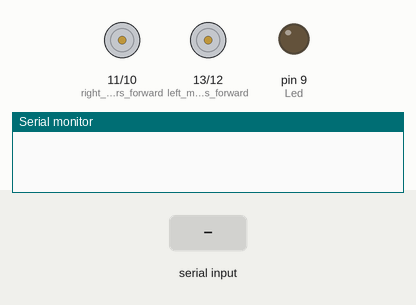
A sketch run on a simulated Arduino Uno, built with avr-gcc and run on an emulated ATmega328P. Parts: motor-driver pin pairs drawn as motors (green arrow = first pin HIGH = forward, orange = second pin HIGH = backward, longer = more drive), output pins drawn as LEDs (lit = HIGH), the last lines printed to the serial monitor. The inputs (shaded band) are chosen by the test bench.

Above: at 1.2 s.
1.3 s: "F" received over Serial
At 2.2 s:
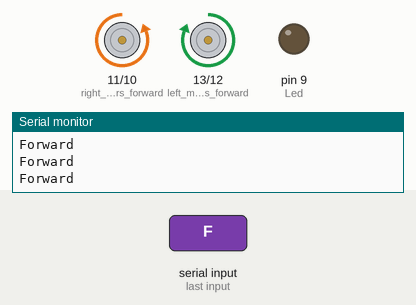
2.9 s: "B" received over Serial
At 3.4 s:
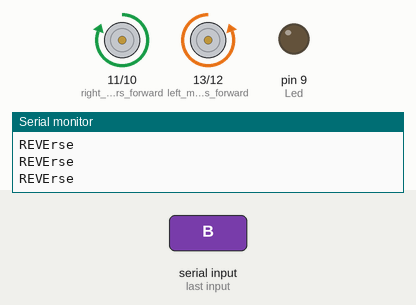
4.4 s: "L" received over Serial
At 5.6 s:
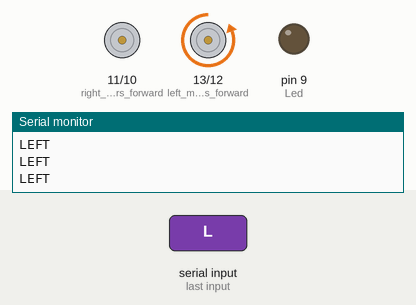
5.9 s: "R" received over Serial
At 7.0 s:
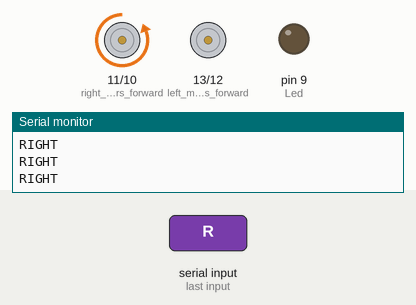
7.4 s: "L" received over Serial
At 8.2 s:
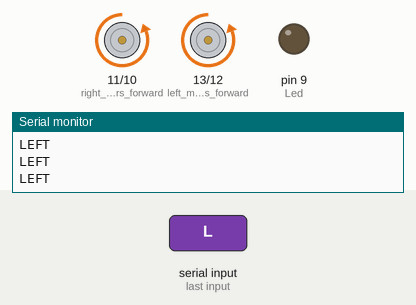
Timing chart, 0 to 9.9 s (numbered marks = the images above; inputs shaded):
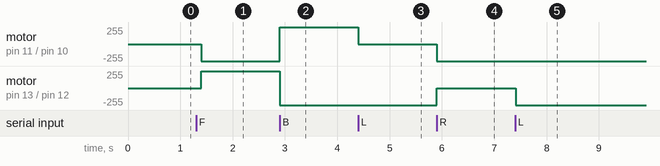

Measured:
- after the input at 1.3 s, motor on pin 11 (right_motors_forward) / pin 10 (right_motors_reverse): stopped → backward 255/255 after 0.10 s; motor on pin 13 (left_motors_forward) / pin 12 (left_motors_reverse): stopped → forward 255/255 after 0.10 s
- after the input at 2.9 s, motor on pin 11 (right_motors_forward) / pin 10 (right_motors_reverse): backward 255/255 → forward 255/255 at once; motor on pin 13 (left_motors_forward) / pin 12 (left_motors_reverse): forward 255/255 → backward 255/255 at once
- after the input at 4.4 s, motor on pin 11 (right_motors_forward) / pin 10 (right_motors_reverse): forward 255/255 → stopped at once
- after the input at 5.9 s, motor on pin 11 (right_motors_forward) / pin 10 (right_motors_reverse): stopped → backward 255/255 at once; motor on pin 13 (left_motors_forward) / pin 12 (left_motors_reverse): backward 255/255 → stopped at once
- after the input at 7.4 s, motor on pin 13 (left_motors_forward) / pin 12 (left_motors_reverse): stopped → backward 255/255 at once

The sketch:

S1.ino
```cpp
char t;

void setup() {
pinMode(13,OUTPUT);   //left motors forward
pinMode(12,OUTPUT);   //left motors reverse
pinMode(11,OUTPUT);   //right motors forward
pinMode(10,OUTPUT);   //right motors reverse
pinMode(9,OUTPUT);   //Led
Serial.begin(9600);

}

void loop() {
if(Serial.available()){
  t = Serial.read();
  Serial.println(t);
}

if(t == 'F'){            //move forward(all motors rotate in forward direction)
  digitalWrite(12,LOW);
  digitalWrite(10,HIGH);
  digitalWrite(11,LOW);
  digitalWrite(13,HIGH);

   Serial.println("Forward");
}

else if(t == 'B'){      //move reverse (all motors rotate in reverse direction)
  digitalWrite(12,HIGH);
  digitalWrite(10,LOW);
  digitalWrite(11,HIGH);
  digitalWrite(13,LOW);


    Serial.println("REVErse");
}

else if(t == 'L'){      //turn right (left side motors rotate in forward direction, right side motors doesn't rotate)
  digitalWrite(10,HIGH);
  digitalWrite(13,LOW);

    Serial.println("LEFT");
}

else if(t == 'R'){      //turn left (right side motors rotate in forward direction, left side motors doesn't rotate)
  digitalWrite(13,HIGH);
   digitalWrite(11,LOW);
    Serial.println("RIGHT");
}


else if(t == 'S'){      //STOP (all motors stop)
  digitalWrite(13,LOW);
  digitalWrite(12,LOW);
  digitalWrite(11,LOW);
  digitalWrite(10,LOW);
  Serial.println("stop");
}
delay(100);
}
```
